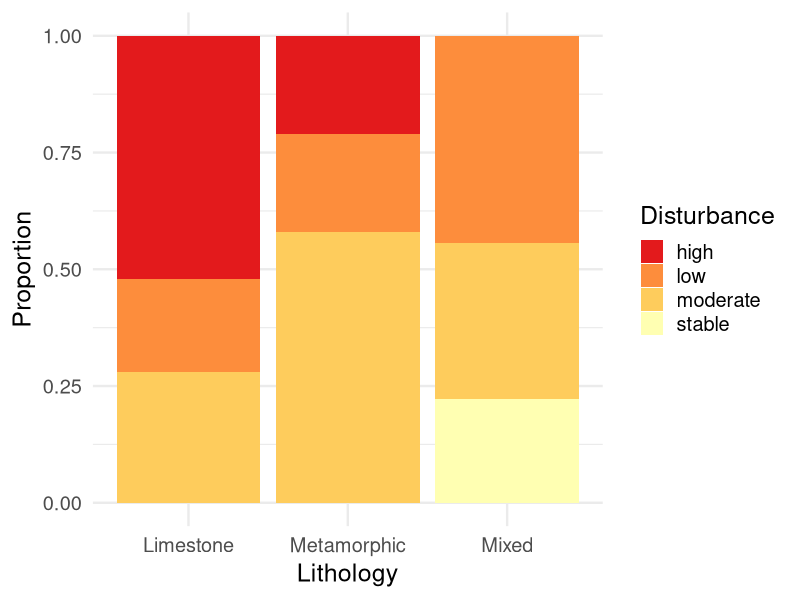
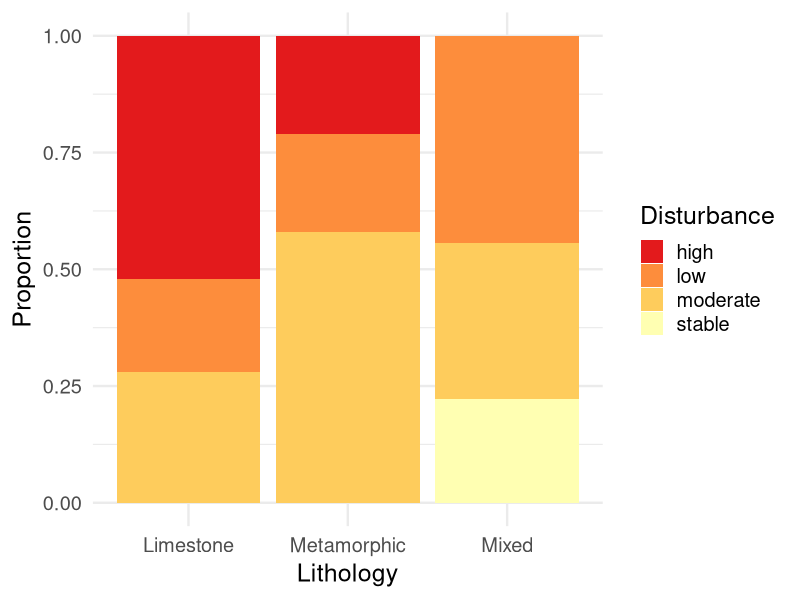

Write the R code that produced these figures, in order. (Note: this script raises an error after producing the figures.)
# ##############################################################
# Geomorphic Disturbance Analysis: ANCOVA and Visualisation
# ##############################################################
# This script analyses the role of geomorphic disturbance in soil
# and vegetation development, and separates the effects of age,
# lithology, and disturbance in the Sulden glacier foreland.
#
# 1. Disturbance distribution across lithologies (Fisher's test
#    + stacked bar chart)
# 2. ANCOVA (age + lithology + disturbance) separating the
#    independent contribution of each factor, saved as Word table
# 3. Scatterplots of age vs properties coloured by disturbance,
#    showing independent effects of age and disturbance
# 4. Boxplots of properties by disturbance level
#    (Kruskal-Wallis tests)
#
# Input: Sulden_data.xlsx
# Output: disturbance_distribution_lithology.png
#         ancova_table.docx
#         soil_age_disturbance.png
#         veg_age_disturbance.png
#         soil_disturbance.png
#         veg_disturbance.png
# ##############################################################

library(tidyverse)
library(readxl)
library(gridExtra)
library(ggpubr)
library(flextable)
library(officer)

theme_set(
  theme_minimal(base_family = "sans", base_size = 11) +
    theme(
      plot.title = element_text(size = 13),
      axis.title = element_text(size = 13),
      axis.text = element_text(size = 13),
      legend.title = element_text(size = 13),
      legend.text = element_text(size = 13)
    )
)

df <- read_excel("Sulden_data.xlsx")

lith_colors <- c("Limestone" = "grey50", "Metamorphic" = "#8B4513")

all_vars <- c("ph_15", "TOC_15", "N_15", "depth_Ah",
              "vegetation_cover", "species_richness", "rootdepth",
              "root_abundance_top15", "species_diversity_shannon", "species_abundance")
var_labels <- c("pH", "TOC", "N", "Ah depth",
                "Vegetation cover", "Species richness", "Root depth",
                "Root abundance top 15cm", "Shannon diversity", "Species abundance")

# ##############################################################
# 1. Disturbance distribution across lithologies
# ##############################################################

table(df$lithology, df$geom_disturbance)
fisher.test(table(df$lithology, df$geom_disturbance))

ggplot(df, aes(x = lithology, fill = geom_disturbance)) +
  geom_bar(position = "fill") +
  scale_fill_brewer(palette = "YlOrRd", direction = -1) +
  labs(x = "Lithology", y = "Proportion", fill = "Disturbance") +
  theme_minimal(base_family = "sans", base_size = 18)

ggsave("disturbance_distribution_lithology.png",
       width = 8, height = 6, dpi = 300)

# ##############################################################
# 2. ANCOVA: age + lithology + disturbance
# ##############################################################

df_lm <- df %>%
  filter(lithology %in% c("Limestone", "Metamorphic")) %>%
  mutate(
    lithology = as.factor(lithology),
    geom_disturbance = as.factor(geom_disturbance)
  )

# Fisher's test without mixed
table(df_lm$lithology, df_lm$geom_disturbance)
prop.table(table(df_lm$lithology, df_lm$geom_disturbance), margin = 1)
fisher.test(table(df_lm$lithology, df_lm$geom_disturbance))

# Run ANCOVA and create table
properties <- all_vars
results <- data.frame()

for (i in 1:length(properties)) {
  v <- properties[i]
  if (!v %in% names(df_lm)) next
  
  m <- lm(as.formula(paste(v, "~ age + lithology + geom_disturbance")), data = df_lm)
  s <- summary(m)
  co <- s$coefficients
  
  add_stars <- function(p) {
    if (is.na(p)) return("")
    if (p < 0.001) return("***")
    if (p < 0.01) return("**")
    if (p < 0.05) return("*")
    if (p < 0.1) return(".")
    return("")
  }
  
  format_coef <- function(est, p) {
    paste0(formatC(round(est, 4), format = "f", digits = 4), add_stars(p))
  }
  
  results <- rbind(results, data.frame(
    Property = var_labels[i],
    Age = format_coef(co["age", 1], co["age", 4]),
    Lithology = format_coef(co["lithologyMetamorphic", 1], co["lithologyMetamorphic", 4]),
    Low_disturbance = format_coef(co["geom_disturbancelow", 1], co["geom_disturbancelow", 4]),
    Moderate_disturbance = format_coef(co["geom_disturbancemoderate", 1], co["geom_disturbancemoderate", 4]),
    R2 = round(s$r.squared, 3)
  ))
}

ft <- flextable(results)
ft <- set_header_labels(ft,
                        Property = "Property",
                        Age = "Age (b)",
                        Lithology = "Lithology (Metamorphic)",
                        Low_disturbance = "Low disturbance",
                        Moderate_disturbance = "Moderate disturbance",
                        R2 = "R²")
ft <- add_footer_lines(ft, "*** p<0.001, ** p<0.01, * p<0.05, . p<0.1")
ft <- add_footer_lines(ft, "Reference categories: Limestone, High disturbance")
ft <- autofit(ft)
ft <- theme_vanilla(ft)

doc <- read_docx()
doc <- body_add_paragraph(doc, "ANCOVA results: property ~ age + lithology + geom_disturbance", style = "heading 1")
doc <- body_add_flextable(doc, ft)
print(doc, target = "ancova_table.docx")

# ##############################################################
# 3. Scatterplots: age vs properties by disturbance
# ##############################################################

plots <- list()
for (i in 1:length(all_vars)) {
  v <- all_vars[i]
  lab <- var_labels[i]
  
  plots[[i]] <- ggplot(df_lm, aes(x = age, y = .data[[v]], color = geom_disturbance)) +
    geom_point(alpha = 0.7, size = 2) +
    geom_smooth(method = "lm", se = FALSE) +
    scale_color_brewer(palette = "YlOrRd", direction = -1) +
    labs(x = "Terrain age (years)", y = lab, color = "Disturbance") +
    theme_minimal() +
    theme(legend.position = "bottom")
}

soil_plot <- grid.arrange(grobs = plots[1:4], ncol = 2,
                          top = "Soil properties: age × disturbance")
ggsave("soil_age_disturbance.png",
       soil_plot, width = 10, height = 8, dpi = 300)

veg_plot <- grid.arrange(grobs = plots[5:10], ncol = 2,
                         top = "Vegetation properties: age × disturbance")
ggsave("veg_age_disturbance.png",
       veg_plot, width = 10, height = 12, dpi = 300)

# ##############################################################
# 4. Boxplots: properties by disturbance level
# ##############################################################

df_lm$geom_disturbance <- factor(
  df_lm$geom_disturbance,
  levels = c("high", "moderate", "low")
)

plots <- list()
for (i in 1:length(all_vars)) {
  v <- all_vars[i]
  lab <- var_labels[i]
  
  test <- kruskal.test(as.formula(paste(v, "~ geom_disturbance")), data = df_lm)
  p_val <- test$p.value
  p_label <- if (p_val < 0.001) {
    "p < 0.001"
  } else if (p_val < 0.01) {
    paste0("p = ", formatC(p_val, format = "f", digits = 3))
  } else {
    paste0("p = ", formatC(p_val, format = "f", digits = 2))
  }
  if (p_val < 0.05) p_label <- paste0(p_label, " *")
  
  plots[[i]] <- ggplot(df_lm, aes(x = geom_disturbance, y = .data[[v]],
                                  color = geom_disturbance)) +
    geom_boxplot(fill = "white", linewidth = 0.7,
                 outlier.shape = 16, outlier.size = 1.5) +
    stat_summary(fun = mean, geom = "point", shape = 18, size = 3) +
    scale_color_brewer(palette = "YlOrRd", direction = -1) +
    annotate("text", x = 1.5, y = max(df_lm[[v]], na.rm = TRUE),
             label = p_label, size = 4, family = "sans") +
    labs(x = "Disturbance", y = lab) +
    theme_minimal() +
    theme(legend.position = "none")
}

soil_dist_figure <- ggarrange(
  plotlist = plots[1:4],
  ncol = 2, nrow = 2,
  labels = LETTERS[1:4],
  font.label = list(size = 12, face = "bold", family = "sans")
)
ggsave("soil_disturbance.png",
       soil_dist_figure, width = 12, height = 8, dpi = 300, bg = "white")

veg_dist_figure <- ggarrange(
  plotlist = plots[5:10],
  ncol = 3, nrow = 2,
  labels = LETTERS[1:6],
  font.label = list(size = 12, face = "bold", family = "sans")
)
ggsave("veg_disturbance.png",
       veg_dist_figure, width = 12, height = 8, dpi = 300, bg = "white")
